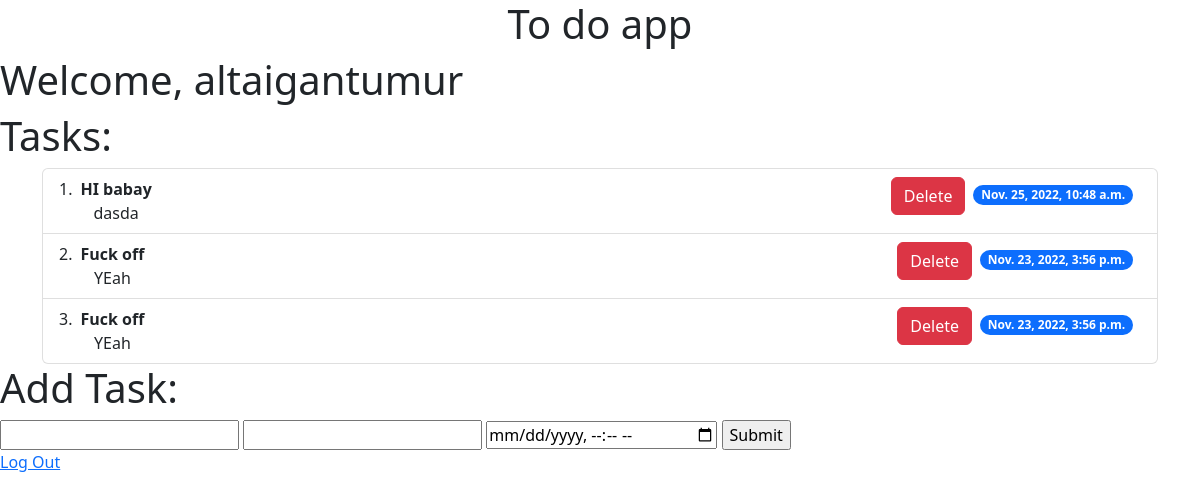
The app's page / (signed in) with its own data.
### main/models.py (models this page shows)
class problem(models.Model):
    whose_problem = models.CharField(max_length=250, null=True)
    title = models.CharField(max_length=250)
    description = models.TextField(null=True)
    deadline = models.DateTimeField(default=now)

### main/views.py (the view, shortened to what this page needs)
# urls.py: path('', views.index, name='index'),
def index(request):
    if request.user.is_authenticated:
        user = request.user
        tasks = problem.objects.filter(whose_problem=user.username)
        return render(request, "main.html", {"tasks": tasks})
    else:
        return HttpResponseRedirect(reverse("login"))

### main/templates/main.html (shortened to what this page needs)
{% extends "layout.html" %}
{% block body %}
    <h1>Welcome, {{ request.user.username }}</h1>
    <h1>Tasks:</h1>
    <div class="container text-center">
        <ol class="list-group list-group-numbered">
            {% for task in tasks %}
                <li class="list-group-item d-flex justify-content-between align-items-start">
                <div class="ms-2 me-auto">
                    <div class="fw-bold">{{ task.title }}</div>
                    {{ task.description }}
                </div>
                <button type="button" class="btn btn-danger " id="delete">Delete</button>
                <span class="badge bg-primary rounded-pill m-2">{{ task.deadline }}</span>
                </li>
            {% endfor %}
        </ol>
    </div>
    <h1>Add Task:</h1>
    <form action="{% url 'index' %}" method="post">
        <input type="text", name="title">
        <input type="text", name="description">
        <input type="datetime-local", name="deadline">
        <input type="submit">
    </form>
    <footer class="text_center">
        <a href="{% url 'logout' %}">Log Out</a>
    </footer>
{% endblock %}

### main/templates/layout.html (shortened to what this page needs)
{% load static %}
<!doctype html>
<html lang="en">
  <head>
    <link href="https://cdn.jsdelivr.net/npm/bootstrap@5.2.2/dist/css/bootstrap.min.css" rel="stylesheet">
  </head>
  <body>
    <h1 class="text-center">To do app</h1>
    {% block body %}
    {% endblock %}
  </body>
</html>

### records on screen
problem: title "HI babay", description "dasda", deadline "Nov. 25, 2022, 10:48 a.m."
problem: title "Fuck off", description "YEah", deadline "Nov. 23, 2022, 3:56 p.m."
problem: title "Fuck off", description "YEah", deadline "Nov. 23, 2022, 3:56 p.m."

### other values on screen
{{ request.user.username }} "altaigantumur"
